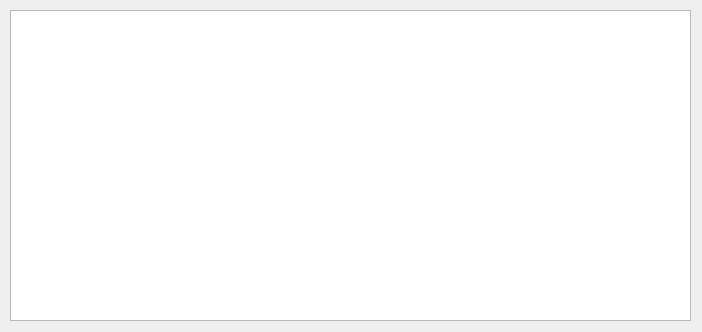
<?xml version="1.0" encoding="UTF-8"?>
<ui version="4.0">
 <class>Dialog</class>
 <widget class="QDialog" name="Dialog">
  <property name="geometry">
   <rect>
    <x>0</x>
    <y>0</y>
    <width>702</width>
    <height>332</height>
   </rect>
  </property>
  <property name="windowTitle">
   <string>Dialog</string>
  </property>
  <widget class="QPlainTextEdit" name="plainTextEdit">
   <property name="geometry">
    <rect>
     <x>10</x>
     <y>10</y>
     <width>681</width>
     <height>311</height>
    </rect>
   </property>
  </widget>
 </widget>
 <resources/>
 <connections/>
</ui>
